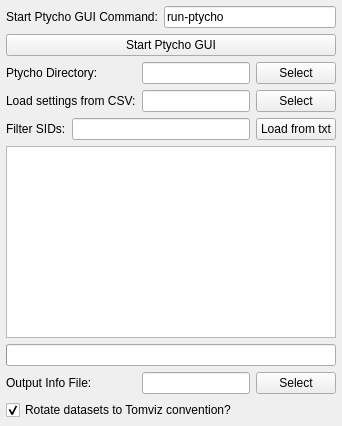
<?xml version="1.0" encoding="UTF-8"?>
<ui version="4.0">
 <class>PtychoWidget</class>
 <widget class="QWidget" name="PtychoWidget">
  <layout class="QGridLayout" name="gridLayout">
   <property name="leftMargin">
    <number>6</number>
   </property>
   <property name="topMargin">
    <number>6</number>
   </property>
   <property name="rightMargin">
    <number>6</number>
   </property>
   <property name="bottomMargin">
    <number>6</number>
   </property>
   <item row="8" column="0" colspan="3">
    <widget class="QTableWidget" name="table">
     <property name="toolTip">
      <string>&lt;html&gt;&lt;head/&gt;&lt;body&gt;&lt;p&gt;Select which SIDs to use for each version.&lt;/p&gt;&lt;p&gt;&lt;br/&gt;&lt;/p&gt;&lt;p&gt;The list of SIDs to use can be specified via numpy slice syntax (for example, '157391:157637'), a comma-delimited list (for example, '157391, 157394'), or loaded from a txt/csv file.&lt;/p&gt;&lt;p&gt;&lt;br/&gt;&lt;/p&gt;&lt;p&gt;Any SIDs which are missing data or angles will be automatically ignored. A list of the ones ignored may be seen from the console and messages output.&lt;/p&gt;&lt;/body&gt;&lt;/html&gt;</string>
     </property>
     <property name="editTriggers">
      <set>QAbstractItemView::NoEditTriggers</set>
     </property>
     <property name="selectionMode">
      <enum>QAbstractItemView::ExtendedSelection</enum>
     </property>
     <property name="selectionBehavior">
      <enum>QAbstractItemView::SelectRows</enum>
     </property>
     <attribute name="horizontalHeaderStretchLastSection">
      <bool>true</bool>
     </attribute>
    </widget>
   </item>
   <item row="9" column="0" colspan="3">
    <widget class="QProgressBar" name="scanProgressBar">
     <property name="toolTip">
      <string>&lt;html&gt;&lt;head/&gt;&lt;body&gt;&lt;p&gt;Progress of the ptycho directory scan. SIDs appear in the table above as they are scanned.&lt;/p&gt;&lt;/body&gt;&lt;/html&gt;</string>
     </property>
     <property name="format">
      <string>Scanning SIDs: %v of %m</string>
     </property>
     <property name="textVisible">
      <bool>true</bool>
     </property>
    </widget>
   </item>
   <item row="4" column="1">
    <widget class="QLineEdit" name="loadFromCSVFile">
     <property name="toolTip">
      <string>&lt;html&gt;&lt;head/&gt;&lt;body&gt;&lt;p&gt;Select a pyxrf-style CSV file from which the &amp;quot;Use&amp;quot; and &amp;quot;Version&amp;quot; settings will be loaded.&lt;br/&gt;&lt;/p&gt;&lt;p&gt;This expects columns of &amp;quot;Scan ID&amp;quot;, &amp;quot;Use&amp;quot;, and &amp;quot;Version&amp;quot; to be within the file. If it indeed has these columns (except for &amp;quot;Version&amp;quot;, which is optional), all current SID &amp;quot;Use&amp;quot; settings will be checked off, and only SIDs marked for &amp;quot;Use&amp;quot; within the CSV file will be checked back on.&lt;br/&gt;&lt;/p&gt;&lt;p&gt;Additionally, if &amp;quot;Version&amp;quot; is present as well, the version will be automatically selected for each SID, assuming that the version is indeed a viable option within the ptycho directory for that SID.&lt;br/&gt;&lt;/p&gt;&lt;p&gt;The user may still modify settings afterwards.&lt;/p&gt;&lt;/body&gt;&lt;/html&gt;</string>
     </property>
    </widget>
   </item>
   <item row="0" column="0" colspan="3">
    <layout class="QHBoxLayout" name="ptychoGUICommandLayout">
     <item>
      <widget class="QLabel" name="ptychoGUICommandLabel">
       <property name="toolTip">
        <string>&lt;html&gt;&lt;head/&gt;&lt;body&gt;&lt;p&gt;Command used when &amp;quot;Start Ptycho GUI&amp;quot; is clicked.&lt;/p&gt;&lt;p&gt;&lt;br/&gt;&lt;/p&gt;&lt;p&gt;The Ptycho GUI should be used to download the data and produce image stacks within what will be the &amp;quot;Ptycho Directory&amp;quot;.&lt;/p&gt;&lt;/body&gt;&lt;/html&gt;</string>
       </property>
       <property name="text">
        <string>Start Ptycho GUI Command:</string>
       </property>
      </widget>
     </item>
     <item>
      <widget class="QLineEdit" name="ptychoGUICommand">
       <property name="toolTip">
        <string>&lt;html&gt;&lt;head/&gt;&lt;body&gt;&lt;p&gt;Command used when &amp;quot;Start Ptycho GUI&amp;quot; is clicked.&lt;/p&gt;&lt;p&gt;&lt;br/&gt;&lt;/p&gt;&lt;p&gt;The Ptycho GUI should be used to download the data and produce image stacks within what will be the &amp;quot;Ptycho Directory&amp;quot;.&lt;/p&gt;&lt;/body&gt;&lt;/html&gt;</string>
       </property>
       <property name="text">
        <string>run-ptycho</string>
       </property>
      </widget>
     </item>
    </layout>
   </item>
   <item row="3" column="1">
    <widget class="QLineEdit" name="ptychoDirectory">
     <property name="toolTip">
      <string>&lt;html&gt;&lt;head/&gt;&lt;body&gt;&lt;p&gt;The Ptycho directory should contain data organized as created from the Ptycho GUI output. It will be used to determine the contents of the table below.&lt;br/&gt;&lt;/p&gt;&lt;p&gt;The Ptycho directory is expected to have, at its top level, a list of scan directories all starting with 'S'. For example, 'S157391' is the directory for scan number 157391.&lt;br/&gt;&lt;/p&gt;&lt;p&gt;Within the scan directory are version directories. For example, 't1'.&lt;br/&gt;&lt;/p&gt;&lt;p&gt;Within the version directories are 'recon_data' and 'recon_pic'. The 'recon_data' should contain all the necessary datasets from the ptychography reconstruction.&lt;/p&gt;&lt;/body&gt;&lt;/html&gt;</string>
     </property>
    </widget>
   </item>
   <item row="4" column="0">
    <widget class="QLabel" name="loadFromCSVFileLabel">
     <property name="toolTip">
      <string>&lt;html&gt;&lt;head/&gt;&lt;body&gt;&lt;p&gt;Select a pyxrf-style CSV file from which the &amp;quot;Use&amp;quot; and &amp;quot;Version&amp;quot; settings will be loaded.&lt;br/&gt;&lt;/p&gt;&lt;p&gt;This expects columns of &amp;quot;Scan ID&amp;quot;, &amp;quot;Use&amp;quot;, and &amp;quot;Version&amp;quot; to be within the file. If it indeed has these columns (except for &amp;quot;Version&amp;quot;, which is optional), all current SID &amp;quot;Use&amp;quot; settings will be checked off, and only SIDs marked for &amp;quot;Use&amp;quot; within the CSV file will be checked back on.&lt;br/&gt;&lt;/p&gt;&lt;p&gt;Additionally, if &amp;quot;Version&amp;quot; is present as well, the version will be automatically selected for each SID, assuming that the version is indeed a viable option within the ptycho directory for that SID.&lt;br/&gt;&lt;/p&gt;&lt;p&gt;The user may still modify settings afterwards.&lt;/p&gt;&lt;/body&gt;&lt;/html&gt;</string>
     </property>
     <property name="text">
      <string>Load settings from CSV:</string>
     </property>
    </widget>
   </item>
   <item row="3" column="0">
    <widget class="QLabel" name="ptychoDirectoryLabel">
     <property name="toolTip">
      <string>&lt;html&gt;&lt;head/&gt;&lt;body&gt;&lt;p&gt;The Ptycho directory should contain data organized as created from the Ptycho GUI output. It will be used to determine the contents of the table below.&lt;br/&gt;&lt;/p&gt;&lt;p&gt;The Ptycho directory is expected to have, at its top level, a list of scan directories all starting with 'S'. For example, 'S157391' is the directory for scan number 157391.&lt;br/&gt;&lt;/p&gt;&lt;p&gt;Within the scan directory are version directories. For example, 't1'.&lt;br/&gt;&lt;/p&gt;&lt;p&gt;Within the version directories are 'recon_data' and 'recon_pic'. The 'recon_data' should contain all the necessary datasets from the ptychography reconstruction.&lt;/p&gt;&lt;/body&gt;&lt;/html&gt;</string>
     </property>
     <property name="text">
      <string>Ptycho Directory:</string>
     </property>
    </widget>
   </item>
   <item row="11" column="2">
    <widget class="QPushButton" name="selectOutputInfoFile">
     <property name="toolTip">
      <string>&lt;html&gt;&lt;head/&gt;&lt;body&gt;&lt;p&gt;Optional path to write a summary text file with scan IDs, angles, and versions. Leave empty to skip.&lt;/p&gt;&lt;/body&gt;&lt;/html&gt;</string>
     </property>
     <property name="text">
      <string>Select</string>
     </property>
    </widget>
   </item>
   <item row="2" column="0" colspan="3">
    <widget class="QPushButton" name="startPtychoGUI">
     <property name="toolTip">
      <string>&lt;html&gt;&lt;head/&gt;&lt;body&gt;&lt;p&gt;Run the command to start the Ptycho GUI.&lt;/p&gt;&lt;p&gt;&lt;br/&gt;&lt;/p&gt;&lt;p&gt;The Ptycho GUI should be used to download the data and produce image stacks within what will be the &amp;quot;Ptycho Directory&amp;quot;.&lt;/p&gt;&lt;/body&gt;&lt;/html&gt;</string>
     </property>
     <property name="text">
      <string>Start Ptycho GUI</string>
     </property>
    </widget>
   </item>
   <item row="11" column="0">
    <widget class="QLabel" name="outputInfoFileLabel">
     <property name="toolTip">
      <string>&lt;html&gt;&lt;head/&gt;&lt;body&gt;&lt;p&gt;Optional path to write a summary text file with scan IDs, angles, and versions. Leave empty to skip.&lt;/p&gt;&lt;/body&gt;&lt;/html&gt;</string>
     </property>
     <property name="text">
      <string>Output Info File:</string>
     </property>
     <property name="buddy">
      <cstring>outputInfoFile</cstring>
     </property>
    </widget>
   </item>
   <item row="3" column="2">
    <widget class="QPushButton" name="selectPtychoDirectory">
     <property name="toolTip">
      <string>&lt;html&gt;&lt;head/&gt;&lt;body&gt;&lt;p&gt;The Ptycho directory should contain data organized as created from the Ptycho GUI output. It will be used to determine the contents of the table below.&lt;br/&gt;&lt;/p&gt;&lt;p&gt;The Ptycho directory is expected to have, at its top level, a list of scan directories all starting with 'S'. For example, 'S157391' is the directory for scan number 157391.&lt;br/&gt;&lt;/p&gt;&lt;p&gt;Within the scan directory are version directories. For example, 't1'.&lt;br/&gt;&lt;/p&gt;&lt;p&gt;Within the version directories are 'recon_data' and 'recon_pic'. The 'recon_data' should contain all the necessary datasets from the ptychography reconstruction.&lt;/p&gt;&lt;/body&gt;&lt;/html&gt;</string>
     </property>
     <property name="text">
      <string>Select</string>
     </property>
    </widget>
   </item>
   <item row="12" column="0" colspan="3">
    <widget class="QCheckBox" name="rotateDatasets">
     <property name="toolTip">
      <string>&lt;html&gt;&lt;head/&gt;&lt;body&gt;&lt;p&gt;The orientation of the tilt series does match what Tomviz expects internally. Rotating the data ensures that the later Tomviz operators will be able to run properly.&lt;/p&gt;&lt;/body&gt;&lt;/html&gt;</string>
     </property>
     <property name="text">
      <string>Rotate datasets to Tomviz convention?</string>
     </property>
     <property name="checked">
      <bool>true</bool>
     </property>
    </widget>
   </item>
   <item row="4" column="2">
    <widget class="QPushButton" name="selectLoadFromCSVFile">
     <property name="toolTip">
      <string>&lt;html&gt;&lt;head/&gt;&lt;body&gt;&lt;p&gt;Select a pyxrf-style CSV file from which the &amp;quot;Use&amp;quot; and &amp;quot;Version&amp;quot; settings will be loaded.&lt;br/&gt;&lt;/p&gt;&lt;p&gt;This expects columns of &amp;quot;Scan ID&amp;quot;, &amp;quot;Use&amp;quot;, and &amp;quot;Version&amp;quot; to be within the file. If it indeed has these columns (except for &amp;quot;Version&amp;quot;, which is optional), all current SID &amp;quot;Use&amp;quot; settings will be checked off, and only SIDs marked for &amp;quot;Use&amp;quot; within the CSV file will be checked back on.&lt;br/&gt;&lt;/p&gt;&lt;p&gt;Additionally, if &amp;quot;Version&amp;quot; is present as well, the version will be automatically selected for each SID, assuming that the version is indeed a viable option within the ptycho directory for that SID.&lt;br/&gt;&lt;/p&gt;&lt;p&gt;The user may still modify settings afterwards.&lt;/p&gt;&lt;/body&gt;&lt;/html&gt;</string>
     </property>
     <property name="text">
      <string>Select</string>
     </property>
    </widget>
   </item>
   <item row="11" column="1">
    <widget class="QLineEdit" name="outputInfoFile">
     <property name="toolTip">
      <string>&lt;html&gt;&lt;head/&gt;&lt;body&gt;&lt;p&gt;Optional path to write a summary text file with scan IDs, angles, and versions. Leave empty to skip.&lt;/p&gt;&lt;/body&gt;&lt;/html&gt;</string>
     </property>
    </widget>
   </item>
   <item row="5" column="0" colspan="3">
    <layout class="QHBoxLayout" name="horizontalLayout">
     <item>
      <widget class="QLabel" name="filterSIDsLabel">
       <property name="toolTip">
        <string>&lt;html&gt;&lt;head/&gt;&lt;body&gt;&lt;p&gt;Filter out SIDs using numpy-like slice syntax. For example: &lt;br/&gt;&lt;/p&gt;&lt;p&gt;157394:157413:3&lt;br/&gt;&lt;/p&gt;&lt;p&gt;This would only allow every third number between 157394 (inclusive) and 157413 (exclusive) to be shown.&lt;br/&gt;&lt;/p&gt;&lt;p&gt;The filtered out SIDs are hidden and won't be used in the next step.&lt;br/&gt;&lt;/p&gt;&lt;p&gt;This also supports separate sets of comma-delimited slices, for example:&lt;br/&gt;&lt;/p&gt;&lt;p&gt;157394:157413:3, 157420:157500:2&lt;/p&gt;&lt;/body&gt;&lt;/html&gt;</string>
       </property>
       <property name="text">
        <string>Filter SIDs:</string>
       </property>
      </widget>
     </item>
     <item>
      <widget class="QLineEdit" name="filterSIDsString">
       <property name="toolTip">
        <string>&lt;html&gt;&lt;head/&gt;&lt;body&gt;&lt;p&gt;Filter out SIDs using numpy-like slice syntax. For example: &lt;br/&gt;&lt;/p&gt;&lt;p&gt;157394:157413:3&lt;br/&gt;&lt;/p&gt;&lt;p&gt;This would only allow every third number between 157394 (inclusive) and 157413 (exclusive) to be shown.&lt;br/&gt;&lt;/p&gt;&lt;p&gt;The filtered out SIDs are hidden and won't be used in the next step.&lt;br/&gt;&lt;/p&gt;&lt;p&gt;This also supports separate sets of comma-delimited slices, for example:&lt;br/&gt;&lt;/p&gt;&lt;p&gt;157394:157413:3, 157420:157500:2&lt;/p&gt;&lt;/body&gt;&lt;/html&gt;</string>
       </property>
      </widget>
     </item>
     <item>
      <widget class="QPushButton" name="loadSidsFromTxt">
       <property name="toolTip">
        <string>&lt;html&gt;&lt;head/&gt;&lt;body&gt;&lt;p&gt;Load a list of SIDs from a txt file. The txt file should be formatted so that on each row, the first number that occurs is the SID, like so:&lt;br/&gt;&lt;/p&gt;&lt;p&gt;&lt;span style=&quot; font-family:'Courier New','Courier','monospace','arial','sans-serif'; font-size:14px; color:#000000; background-color:#ffffff;&quot;&gt;383563 -90.000&lt;/span&gt;&lt;/p&gt;&lt;p&gt;&lt;span style=&quot; font-family:'Courier New','Courier','monospace','arial','sans-serif'; font-size:14px; color:#000000; background-color:#ffffff;&quot;&gt;383565 -88.000&lt;/span&gt;&lt;/p&gt;&lt;p&gt;&lt;span style=&quot; font-family:'Courier New','Courier','monospace','arial','sans-serif'; font-size:14px; color:#000000; background-color:#ffffff;&quot;&gt;383567 -86.000&lt;/span&gt;&lt;/p&gt;&lt;p&gt;&lt;span style=&quot; font-family:'Courier New','Courier','monospace','arial','sans-serif'; font-size:14px; color:#000000; background-color:#ffffff;&quot;&gt;383569 -84.000&lt;/span&gt;&lt;/p&gt;&lt;p&gt;&lt;span style=&quot; font-family:'Courier New','Courier','monospace','arial','sans-serif'; font-size:14px; color:#000000; background-color:#ffffff;&quot;&gt;383571 -82.000&lt;/span&gt;&lt;/p&gt;&lt;p&gt;&lt;span style=&quot; font-family:'Courier New','Courier','monospace','arial','sans-serif'; font-size:14px; color:#000000; background-color:#ffffff;&quot;&gt;383573 -80.000&lt;/span&gt;&lt;/p&gt;&lt;p&gt;&lt;span style=&quot; font-family:'Courier New','Courier','monospace','arial','sans-serif'; font-size:14px; color:#000000; background-color:#ffffff;&quot;&gt;383575 -78.000&lt;/span&gt;&lt;/p&gt;&lt;p&gt;&lt;span style=&quot; font-family:'Courier New','Courier','monospace','arial','sans-serif'; font-size:14px; color:#000000; background-color:#ffffff;&quot;&gt;383577 -76.000&lt;/span&gt;&lt;/p&gt;&lt;p&gt;&lt;span style=&quot; font-family:'Courier New','Courier','monospace','arial','sans-serif'; font-size:14px; color:#000000; background-color:#ffffff;&quot;&gt;383579 -74.000&lt;/span&gt;&lt;br/&gt;&lt;/p&gt;&lt;p&gt;The second column of angles is optional (the angles, if present, will be ignored). It is only necessary that the first column be the SID numbers.&lt;/p&gt;&lt;/body&gt;&lt;/html&gt;</string>
       </property>
       <property name="text">
        <string>Load from txt</string>
       </property>
      </widget>
     </item>
    </layout>
   </item>
  </layout>
 </widget>
 <tabstops>
  <tabstop>ptychoGUICommand</tabstop>
  <tabstop>startPtychoGUI</tabstop>
  <tabstop>ptychoDirectory</tabstop>
  <tabstop>selectPtychoDirectory</tabstop>
  <tabstop>loadFromCSVFile</tabstop>
  <tabstop>selectLoadFromCSVFile</tabstop>
  <tabstop>filterSIDsString</tabstop>
  <tabstop>loadSidsFromTxt</tabstop>
  <tabstop>table</tabstop>
  <tabstop>outputInfoFile</tabstop>
  <tabstop>selectOutputInfoFile</tabstop>
  <tabstop>rotateDatasets</tabstop>
 </tabstops>
 <resources/>
 <connections/>
</ui>
